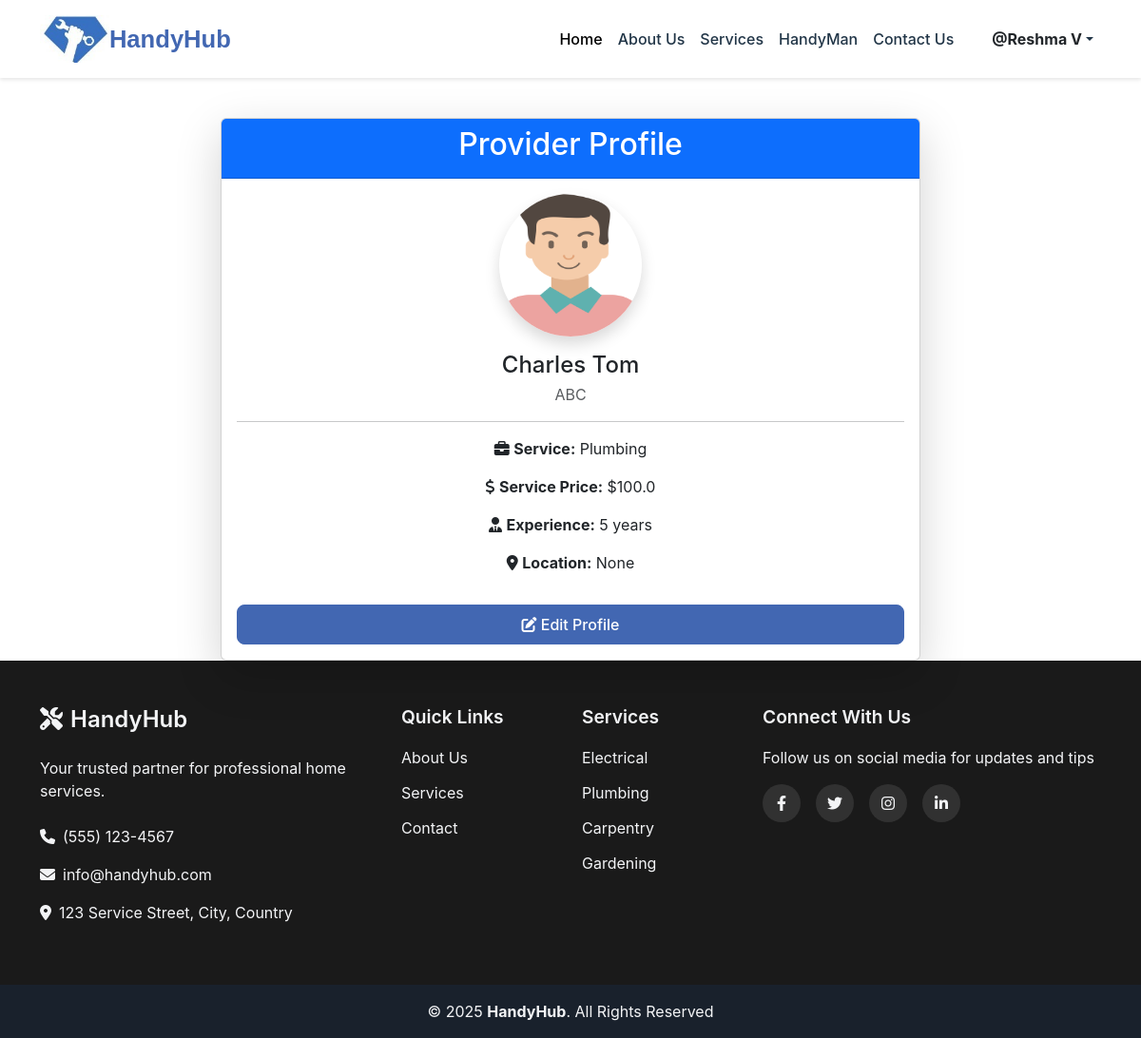
/profile-provider (signed in), run on the app's committed database.
### Handy/models.py (models this page shows, shortened)
class User(db.Model, UserMixin):
    id = db.Column(db.Integer, primary_key=True)
    first_name = db.Column(db.String(100), nullable=False)
    last_name = db.Column(db.String(100), nullable=False)
    email = db.Column(db.String(120), unique=True, nullable=False, index=True)
    phone = db.Column(db.String(15), unique=True, nullable=False, index=True)
    address = db.Column(db.String(500), nullable=False)
    role = db.Column(db.String(20), nullable=False)
    image = db.Column(db.String(255), nullable=True, default='default.png')
    password_hash = db.Column(db.String(256), nullable=False)
    created_at = db.Column(db.DateTime, default=datetime.utcnow)

class Provider(db.Model, UserMixin):
    id = db.Column(db.Integer, primary_key=True)
    first_name = db.Column(db.String(100), nullable=False)
    last_name = db.Column(db.String(100), nullable=False)
    business_name = db.Column(db.String(100), nullable=False)
    email = db.Column(db.String(120), unique=True, nullable=False, index=True)
    phone = db.Column(db.String(15), unique=True, nullable=False, index=True)
    password_hash = db.Column(db.String(256), nullable=False)
    service_id = db.Column(db.Integer, db.ForeignKey('service.id'), nullable=False)
    service = db.relationship('Service', backref=db.backref('providers', lazy=True))
    service_price = db.Column(db.Float, nullable=False, default=0.0)
    experience = db.Column(db.Integer, nullable=True)
    image = db.Column(db.String(255), nullable=True, default='default.png')
    location = db.Column(db.String(255), nullable=True)
    rating = db.Column(db.Float, default=0.0)
    role = db.Column(db.String(20), nullable=False)
    created_at = db.Column(db.DateTime, default=datetime.utcnow)

class Service(db.Model):
    id = db.Column(db.Integer, primary_key=True)
    name = db.Column(db.String(100), unique=True, nullable=False)
    description = db.Column(db.Text, nullable=True)

### Handy/views.py (the view, shortened to what this page needs)
@views.route('/profile-provider', methods=['GET', 'POST'])
@login_required
def provider_profile():
    provider = Provider.query.filter_by(id=current_user.id).first()
    services = Service.query.all()  # Get all services for dropdown
    return render_template('provider_profile.html', provider=provider, services=services)

### Handy/templates/provider_profile.html (shortened to what this page needs)
{% extends "base.html" %}
{% block content %}
<div class="container mt-5">
    <div class="row justify-content-center">
        <div class="col-md-8">
            <div class="card shadow-lg text-center">
                <div class="card-header bg-primary text-white">
                    <h2>Provider Profile</h2>
                </div>
                <div class="card-body">
                    <div class="d-flex justify-content-center mb-3">
                        <img id="profileImage"
                             src="{{ url_for('static', filename='uploads/providers/' + provider.image) }}"
                             alt="Profile Picture"
                             class="rounded-circle shadow"
                             width="150" height="150">
                    </div>
                    <div id="displayMode">
                        <h4 class="mb-1">{{ provider.first_name }} {{ provider.last_name }}</h4>
                        <p class="text-muted">{{ provider.business_name }}</p>
                        <hr>
                        <p><i class="fas fa-briefcase"></i> <strong>Service:</strong> {{ provider.service.name }}</p>
                        <p><i class="fas fa-dollar-sign"></i> <strong>Service Price:</strong> ${{ provider.service_price }}</p>
                        <p><i class="fas fa-user-tie"></i> <strong>Experience:</strong> {{ provider.experience }} years</p>
                        <p><i class="fas fa-map-marker-alt"></i> <strong>Location:</strong> {{ provider.location }}</p>
                        <button class="btn btn-primary w-100 mt-3" onclick="toggleEdit(true)">
                            <i class="fas fa-edit"></i> Edit Profile
                        </button>
                    </div>
                </div>
            </div>
        </div>
    </div>
</div>
{% endblock %}

### Handy/templates/base.html (shortened to what this page needs)
<html lang="en">
  <head>
    <link href="https://cdn.jsdelivr.net/npm/bootstrap@5.3.2/dist/css/bootstrap.min.css" rel="stylesheet">
    <link rel="stylesheet" href="{{url_for('static' ,filename='styles.css')}}"/>
    <link rel="stylesheet" href="https://cdnjs.cloudflare.com/ajax/libs/font-awesome/6.1.1/css/all.min.css">
  </head>
  <body>
    <nav class="navbar navbar-expand-lg fixed-top">
      <div class="container">
          <img src="{{ url_for('static', filename='logo.png') }}" alt="HandyHub Logo" class="navbar-logo">
          <a class="navbar-brand" href="/">HandyHub</a>
          <div class="collapse navbar-collapse" id="navbarNav">
            <ul class="navbar-nav ms-auto">
                <li class="nav-item">
                    <a class="nav-link active" href="/">Home</a>
                </li>
                <li class="nav-item">
                    <a class="nav-link" href="{{ url_for('views.about') }}">About Us</a>
                </li>
                <li class="nav-item">
                    <a class="nav-link" href="{{ url_for('views.services') }}">Services</a>
                </li>
                <li class="nav-item">
                    <a class="nav-link" href="{{ url_for('views.handyman') }}">HandyMan</a>
                </li>
                <li class="nav-item">
                    <a class="nav-link" href="{{ url_for('views.contact') }}">Contact Us</a>
                </li>
                {% if current_user.is_authenticated %}
                <li class="nav-item dropdown ms-lg-3">
                    <a class="nav-link dropdown-toggle d-flex align-items-center" href="#" id="profileDropdown" role="button" data-bs-toggle="dropdown" aria-expanded="false">
                        <span class="ms-2 fw-bold fs-6 text-dark">@{{ current_user.first_name }} {{ current_user.last_name }}</span>
                    </a>
                </li>
                {% endif %}
            </ul>
        </div>
      </div>
  </nav>
    {% block content %}{% endblock %}
    <footer class="footer">
      <div class="footer-top py-5">
        <div class="container">
          <div class="row g-4">
            <div class="col-lg-4 col-md-6">
              <div class="footer-info">
                <h3><i class="fas fa-tools me-2"></i>HandyHub</h3>
                <p class="mb-4">Your trusted partner for professional home services.</p>
                <p><i class="fas fa-phone me-2"></i>(555) 123-4567</p>
                <p><i class="fas fa-envelope me-2"></i>info@handyhub.com</p>
                <p><i class="fas fa-map-marker-alt me-2"></i>123 Service Street, City, Country</p>
              </div>
            </div>
            <div class="col-lg-4 col-md-6">
              <div class="row">
                <div class="col-6">
                  <h4>Quick Links</h4>
                  <ul class="footer-links">
                    <li><a href="{{ url_for('views.about') }}">About Us</a></li>
                    <li><a href="{{ url_for('views.services') }}">Services</a></li>
                    <li><a href="{{ url_for('views.contact') }}">Contact</a></li>
                  </ul>
                </div>
                <div class="col-6">
                  <h4>Services</h4>
                  <ul class="footer-links">
                    <li><a href="{{ url_for('views.services') }}#electrical">Electrical</a></li>
                    <li><a href="{{ url_for('views.services') }}#plumbing">Plumbing</a></li>
                    <li><a href="{{ url_for('views.services') }}#carpentry">Carpentry</a></li>
                    <li><a href="{{ url_for('views.services') }}#gardening">Gardening</a></li>
                  </ul>
                </div>
              </div>
            </div>
            <div class="col-lg-4 col-md-12">
              <h4>Connect With Us</h4>
              <p class="mb-3">Follow us on social media for updates and tips</p>
              <div class="social-links mb-4">
                <a href="https://www.facebook.com" class="facebook"><i class="fa-brands fa-facebook-f"></i></a>
                <a href="https://twitter.com" class="twitter"><i class="fa-brands fa-twitter"></i></a>
                <a href="https://instagram.com" class="instagram"><i class="fa-brands fa-instagram"></i></a>
                <a href="https://linkedin.com" class="fa-brands fa-linkedin-in"></a>
              </div>
            </div>
          </div>
        </div>
      </div>
      <div class="footer-bottom py-3">
        <div class="container text-center">
          <div class="copyright">
            © <span id="currentYear">2024</span> <strong>HandyHub</strong>. All Rights Reserved
          </div>
        </div>
      </div>
    </footer>
  </body>
</html>

### Handy/static/styles.css (style rules this page uses)
:root { --primary-color: #4267B2; --secondary-color: #4267B2; --text-color: #213547; --bg-color: #ffffff; --footer-bg: #1f2937; --footer-text: #f3f4f6; }
body { margin: 0; font-family: 'Inter', system-ui, -apple-system, sans-serif; color: var(--text-color); background-color: var(--bg-color); padding-top: 76px; }
.navbar { background-color: var(--bg-color); box-shadow: 0 2px 4px rgba(0,0,0,0.1); padding: 1rem 0; display: flex; justify-content: space-between; }
.navbar-brand { font-family: 'Poppins', sans-serif; font-weight: 600; color:#4267B2; font-size: 1.6rem; text-decoration: none; display: flex; align-items: center; }
.nav-link { font-weight: 500; color: var(--text-color); padding: 0.5rem 1rem; transition: color 0.3s ease; }
.navbar-logo { height: 50px; max-width: 100px; width: auto; }
.footer { background-color: #1a1a1a; color: #fff; }
.footer-top { background-color: #1a1a1a; }
.footer-bottom { background-color: #111; }
.footer { background-color: var(--footer-bg); color: var(--footer-text); }
.footer-top { padding: 60px 0; }
.footer h3 { font-size: 1.5rem; margin-bottom: 1.5rem; font-weight: 600; }
.footer h4 { font-size: 1.2rem; margin-bottom: 1.2rem; font-weight: 600; }
.footer-links { list-style: none; padding: 0; margin: 0; }
.footer-links li { margin-bottom: 0.8rem; }
.footer-links a { color: var(--footer-text); text-decoration: none; transition: color 0.3s ease; display: inline-flex; align-items: center; }
.social-links { display: flex; gap: 1rem; }
.social-links a { display: inline-flex; align-items: center; justify-content: center; width: 40px; height: 40px; border-radius: 50%; background: rgba(255, 255, 255, 0.1); color: var(--footer-text); text-decoration: none; transition: all 0.3s ease; }
.footer-bottom { background: rgba(0, 0, 0, 0.2); padding: 1rem 0; }
.btn { padding: 0.5rem 1.5rem; font-weight: 500; border-radius: 0.5rem; transition: all 0.3s ease; }
.btn-primary { background-color: var(--primary-color); border-color: var(--primary-color); }

### data on the page
User: first_name "Reshma", last_name "V"
Provider: image (picture), first_name "Charles", last_name "Tom", business_name "ABC", service_price "100.0", experience "5", location "None"
Service: service.name "Plumbing"
